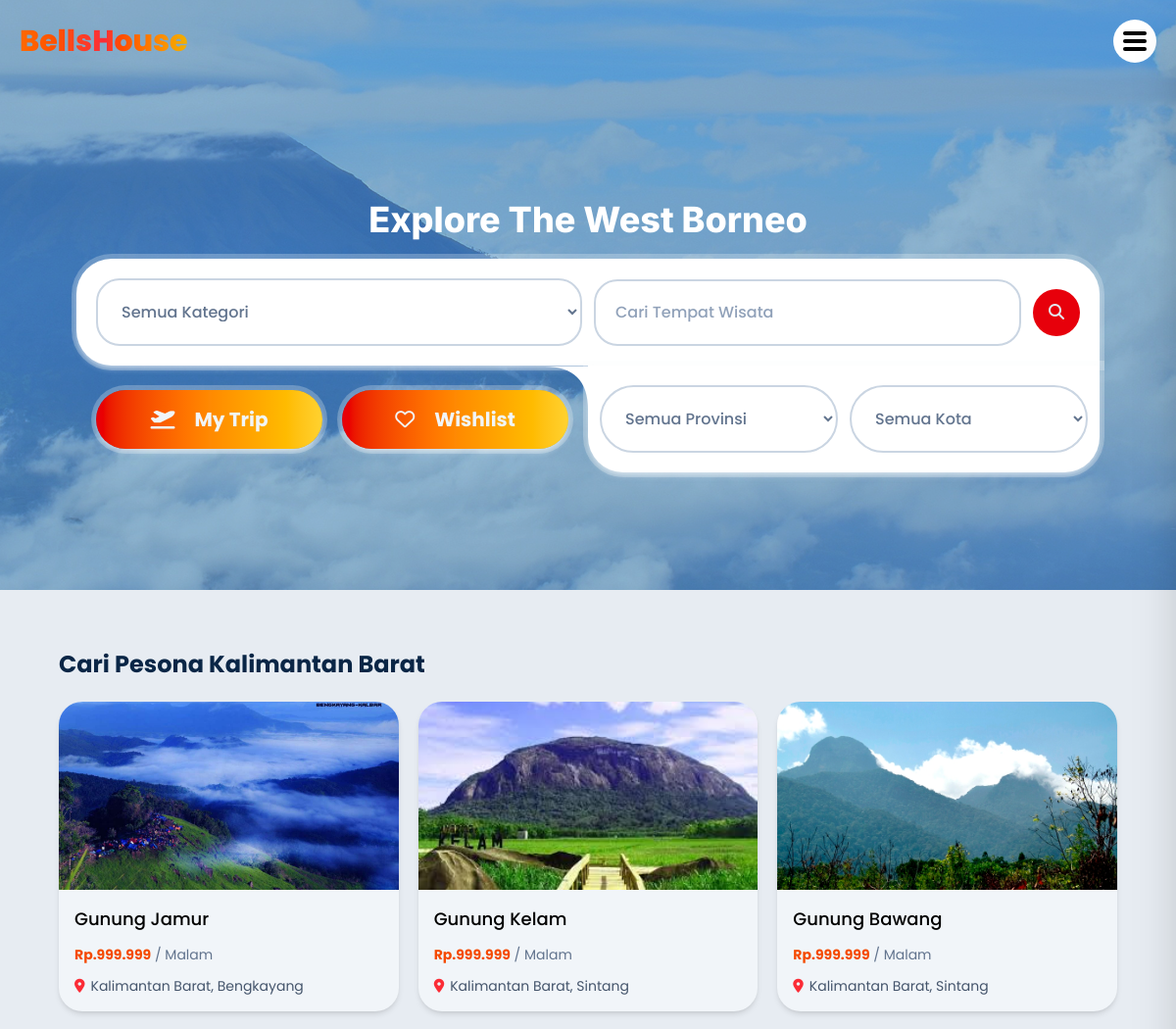
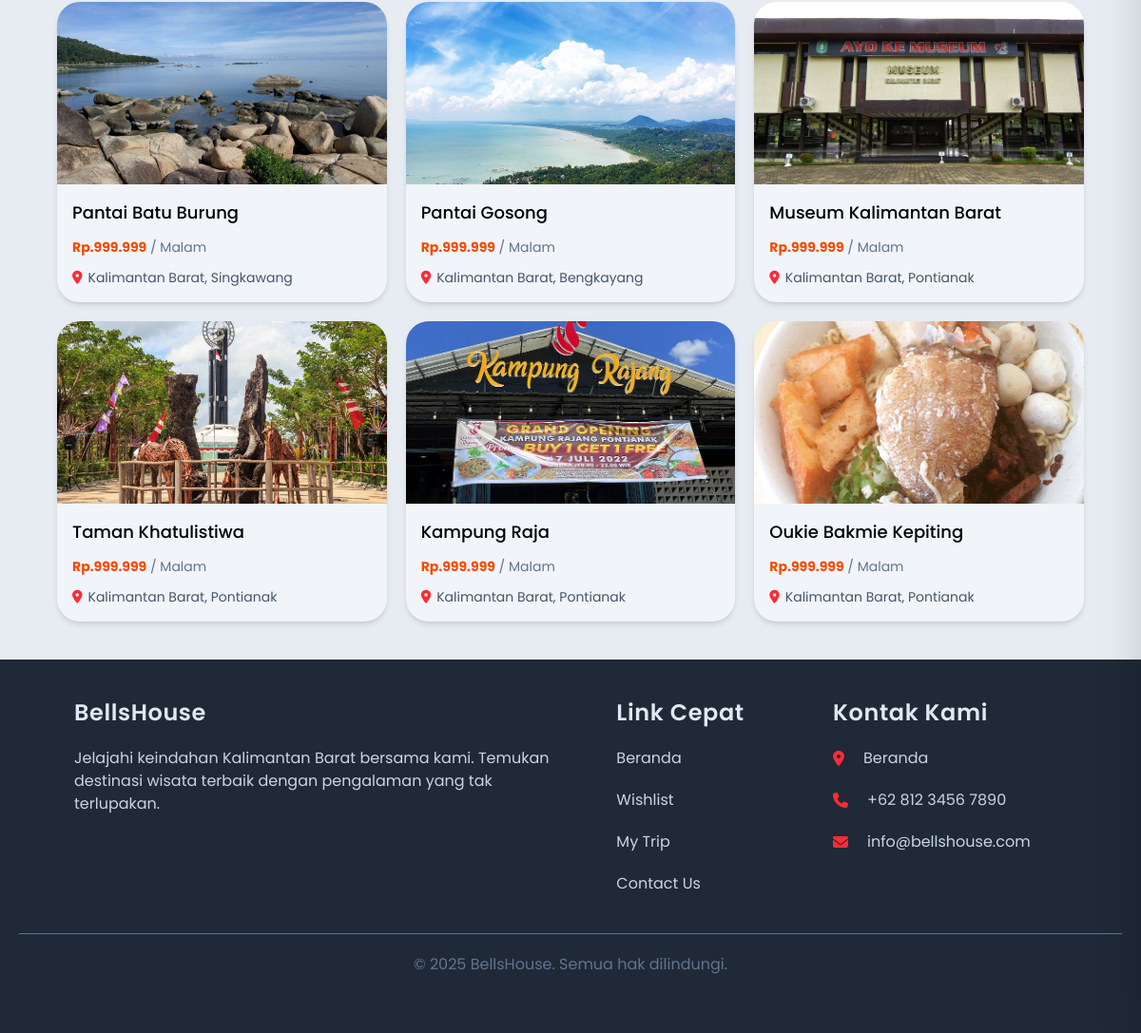
Screenshot of /src/pages/home.php with the database file from the repository (2 pictures, top to bottom).
### tables this page shows
CREATE TABLE `destinasi` (
  `id` varchar(7) NOT NULL,
  `nama_destinasi` varchar(255) NOT NULL,
  `deskripsi` text NOT NULL,
  `id_kota` int(11) NOT NULL,
  `id_kategori` int(11) NOT NULL,
  `harga` int(10) NOT NULL,
  `foto` varchar(255) NOT NULL
);

CREATE TABLE `provinsi` (
  `id` int(11) NOT NULL,
  `provinsi` varchar(255) NOT NULL
);

CREATE TABLE `kota` (
  `id` int(11) NOT NULL,
  `kota` varchar(255) NOT NULL,
  `id_provinsi` int(11) NOT NULL
);

### src/pages/home.php (the view, shortened to what this page needs)
<!DOCTYPE html>
<html lang="en" class="overflow-x-hidden">
<head>
    <script src="https://cdn.jsdelivr.net/npm/@tailwindcss/browser@4"></script>
    <link rel="stylesheet" href="https://cdnjs.cloudflare.com/ajax/libs/font-awesome/6.4.2/css/all.min.css">
</head>
<body class="font-[poppins] bg-[#E7ECF2] overflow-x-hidden">
    <main>
        <section
            class="bg-blend-multiply bg-[rgba(184,230,254)] bg-[url(../../assets/hero-bg.png)] xl:bg-no-repeat xl:bg-cover mb-75 sm:mb-55 md:mb-35 lg:mb-15 ">
            <div>
                <?php
                include '../components/navigation.php';
                ?>
                <div class="py-30 px-5 relative">
                    <h1 class="text-4xl text-center font-extrabold font-[inter] text-white mb-5">Explore The West Borneo
                    </h1>
                    <div
                        class="rounded-3xl bg-white p-5 space-y-3 absolute shadow-lg w-[90%] left-1/2 -translate-x-1/2 lg:bg-transparent lg:p-0 lg:static lg:shadow-none lg:w-auto lg:space-y-0 lg:-translate-x-0  ">
                        <div
                            class="grid gap-3 sm:grid-cols-2 lg:bg-white lg:rounded-[36px] lg:p-5 lg:rounded-br-none lg:w-[90%] lg:max-w-6xl lg:mx-auto  lg:ring-5 lg:ring-slate-50/25 lg:shadow-md lg:shadow-slate-100/50">
                            <div>
                                <select id="filter-kategori" onchange="applyFilters()"
                                    class="w-full border-2 border-slate-300 rounded-3xl p-5 text-slate-500 font-medium focus:border-orange-500 outline-none">
                                    <option value="">Semua Kategori</option>
                                </select>
                            </div>
                            <div class="relative lg:flex lg:items-center gap-3">
                                <input type="search" id="search-input"
                                    class="w-full border-2 border-slate-300 rounded-3xl p-5 text-black font-medium focus:border-orange-500 outline-none placeholder:text-slate-400"
                                    placeholder="Cari Tempat Wisata"
                                    oninput="handleSearch(this.value)"
                                    onfocus="showSearchResults()"
                                    autocomplete="off">
                                <button type="button" onclick="handleSearch(document.getElementById('search-input').value)"
                                    class="absolute rounded-full bg-red-600 text-slate-200 px-4 py-3 hover:bg-red-700 transition-all duration-150 cursor-pointer -translate-x-15 top-1/2 -translate-y-1/2 lg:static lg:-translate-y-0 lg:-translate-x-0">
                                    <i class="fa-solid fa-magnifying-glass"></i>
                                </button>
                            </div>
                        </div>
                        <div
                            class="space-y-3 lg:space-y-0 md:grid lg:grid-cols-2 lg:items-center lg:mx-auto lg:w-[90%] lg:max-w-6xl relative z-10 ">
                            <div class="grid gap-5 sm:grid-cols-2 lg:p-5 relative">
                                <svg class="pointer-events-none absolute -top-1 right-0 h-11 w-11" viewBox="0 0 44 44"
                                    xmlns="http://www.w3.org/2000/svg">
                                    <path d="M0,0 Q44,0 44,44 L44,0 Z" fill="white" fill-opacity="1"></path>
                                </svg>
                                <a href="mytrip.php"
                                    class="font-bold  gap-5 text-xl text-slate-100 p-5 hidden lg:flex justify-center items-center rounded-full bg-linear-to-r/oklch from-red-600 via-orange-400 to-amber-300 hover:scale-105 duration-300 transition-all md:px-5 py-4  lg:ring-5 lg:ring-slate-50/25 lg:shadow-md lg:shadow-slate-100/50">
                                    <i class="fa-solid fa-plane-departure"></i>
                                    My Trip
                                </a>
                                <a href="wishlist.php"
                                    class="font-bold  gap-5 text-xl text-slate-100 p-5 hidden lg:flex justify-center items-center rounded-full bg-linear-to-r/oklch from-red-600 via-orange-400 to-amber-300 hover:scale-105 duration-300 transition-all md:px-5 py-4  lg:ring-5 lg:ring-slate-50/25 lg:shadow-md lg:shadow-slate-100/50">
                                    <i class="fa-regular fa-heart"></i>
                                    Wishlist
                                </a>
                            </div>
                            <div
                                class="grid gap-3 md:grid-cols-2  lg:bg-white lg:p-3 lg:rounded-b-[36px]  lg:ring-5 lg:ring-slate-50/25 lg:shadow-md lg:shadow-slate-100/50">
                                <div class="lg:py-2">
                                    <select id="filter-provinsi" onchange="applyFilters()"
                                        class="w-full border-2 border-slate-300 rounded-full p-5 text-slate-500 font-medium focus:border-orange-400 outline-none">
                                        <option value="">Semua Provinsi</option>
                                    </select>
                                </div>
                                <div class="lg:py-2">
                                    <select id="filter-kota" onchange="applyFilters()"
                                        class="w-full border-2 border-slate-300 rounded-full p-5 text-slate-500 font-medium focus:border-orange-400 outline-none">
                                        <option value="">Semua Kota</option>
                                    </select>
                                </div>
                            </div>
                        </div>
                    </div>
                </div>
            </div>
        </section>
        <section>
            <div class="mx-auto w-[90%] max-w-6xl">
                <h1 class="text-2xl font-bold text-[#0A2646] mb-5.5">Cari Pesona Kalimantan Barat</h1>
                <div class="grid gap-5  justify-center sm:justify-normal sm:grid-cols-2 lg:grid-cols-3 xl:grid-cols-4">
                    <?php
                    $query_destinasi = mysqli_query($conn, "SELECT destinasi.*, kota.kota, kota.id as id_kota_val, provinsi.provinsi, provinsi.id as id_provinsi_val, kategori.id as id_kategori_val
                                                          FROM destinasi
                                                          JOIN kota ON destinasi.id_kota = kota.id
                                                          JOIN provinsi ON kota.id_provinsi = provinsi.id
                                                          JOIN kategori ON destinasi.id_kategori = kategori.id");
                    while ($row = mysqli_fetch_assoc($query_destinasi)) {
                        ?>
                        <div class="w-full rounded-3xl overflow-hidden shadow-md bg-slate-100 group hover:shadow-xl hover:scale-105 transition-all duration-150 relative destination-card"
                             data-kategori="<?= $row['id_kategori_val'] ?>"
                             data-provinsi="<?= $row['id_provinsi_val'] ?>"
                             data-kota="<?= $row['id_kota_val'] ?>"
                             data-nama="<?= strtolower($row['nama_destinasi']) ?>">
                            <a href="detail-destinasi.php?id=<?= $row['id'] ?>">
                                <header class="relative">
                                    <img src="../../backend/img/<?= $row['foto'] ?>" alt="<?= $row['nama_destinasi'] ?>"
                                        class="w-full object-cover object-center h-48 group-hover:scale-105 duration-200 transition-all">
                                </header>
                                <div class="p-4 space-y-3">
                                    <h1 class="text-lg font-medium line-clamp-1"><?= $row['nama_destinasi'] ?></h1>
                                    <p class="text-sm">
                                        <span class="font-bold text-orange-600">Rp.<?= number_format($row['harga'], 0, ',', '.') ?></span>
                                        <span class="text-slate-500"> / Malam</span>
                                    </p>
                                    <div class="flex items-center gap-1.5 text-sm text-slate-600">
                                        <i class="fa-solid fa-location-dot text-red-500"></i>
                                        <p class="line-clamp-1"><?= $row['provinsi'] ?>, <?= $row['kota'] ?></p>
                                    </div>
                                </div>
                            </a>
                        </div>
                    <?php } ?>
                </div>
            </div>
        </section>
    </main>
    <?php include '../components/footer.php' ?>
</body>
</html>

### rows the page displays
destinasi: foto (picture), nama_destinasi "Gunung Jamur", harga "999.999", provinsi.provinsi "Kalimantan Barat", id_kota.kota "Bengkayang"
destinasi: foto (picture), nama_destinasi "Gunung Kelam", harga "999.999", provinsi.provinsi "Kalimantan Barat", id_kota.kota "Sintang"
destinasi: foto (picture), nama_destinasi "Gunung Bawang", harga "999.999", provinsi.provinsi "Kalimantan Barat", id_kota.kota "Sintang"
destinasi: foto (picture), nama_destinasi "Pantai Batu Burung", harga "999.999", provinsi.provinsi "Kalimantan Barat", id_kota.kota "Singkawang"
destinasi: foto (picture), nama_destinasi "Pantai Gosong", harga "999.999", provinsi.provinsi "Kalimantan Barat", id_kota.kota "Bengkayang"
destinasi: foto (picture), nama_destinasi "Museum Kalimantan Barat", harga "999.999", provinsi.provinsi "Kalimantan Barat", id_kota.kota "Pontianak"
destinasi: foto (picture), nama_destinasi "Taman Khatulistiwa", harga "999.999", provinsi.provinsi "Kalimantan Barat", id_kota.kota "Pontianak"
destinasi: foto (picture), nama_destinasi "Kampung Raja", harga "999.999", provinsi.provinsi "Kalimantan Barat", id_kota.kota "Pontianak"
destinasi: foto (picture), nama_destinasi "Oukie Bakmie Kepiting", harga "999.999", provinsi.provinsi "Kalimantan Barat", id_kota.kota "Pontianak"
